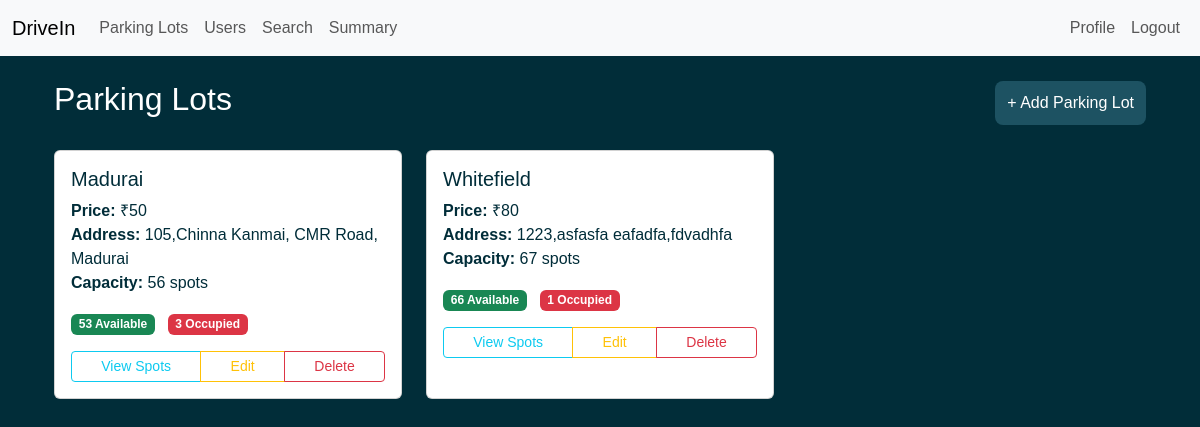
The page /parking_lots (signed in) on the database its author committed.
### models/models.py (models this page shows)
class ParkingLot(db.Model):
    __tablename__ = 'parking_lot'
    lot_id = db.Column(db.Integer, primary_key=True)
    location = db.Column(db.String(200), nullable=False)
    price = db.Column(db.Integer, nullable=False)
    address = db.Column(db.String(200), nullable=False)
    pincode = db.Column(db.String(6), nullable=False)
    capacity = db.Column(db.Integer, nullable=False)
    spots = db.relationship('ParkingSpot', backref='lot', lazy=True)

### controllers/routes.py (the view)
@app.route('/parking_lots')
def parking_lots():
    if 'user' not in session or not session.get('is_admin'):
        flash('Admin access required!')
        return redirect(url_for('login'))
    lots = ParkingLot.query.all()
    for lot in lots:
        lot.available_spots = ParkingSpot.query.filter_by(lot_id=lot.lot_id, status='A').count()
        lot.occupied_spots = ParkingSpot.query.filter_by(lot_id=lot.lot_id, status='O').count()
    return render_template('parking_lots.html', parking_lots=lots)

### templates/parking_lots.html (shortened to what this page needs)
{% extends "base.html" %}
{% block content %}
<div class="container mt-4">
    <div class="d-flex justify-content-between align-items-center mb-4">
        <h2>Parking Lots</h2>
        <a href="{{ url_for('add_parking_lot') }}" class="btn btn-custom">+ Add Parking Lot</a>
    </div>
    <div class="row">
        {% for lot in parking_lots %}
        <div class="col-md-6 col-lg-4 mb-4">
            <div class="card h-100">
                <div class="card-body">
                    <h5 class="card-title">{{ lot.location }}</h5>
                    <p class="card-text">
                        <strong>Price:</strong> ₹{{ lot.price }}<br>
                        <strong>Address:</strong> {{ lot.address }}<br>
                        <strong>Capacity:</strong> {{ lot.capacity }} spots
                    </p>
                    <div class="mb-3">
                        <span class="badge bg-success me-2">{{ lot.available_spots }} Available</span>
                        <span class="badge bg-danger">{{ lot.occupied_spots }} Occupied</span>
                    </div>
                    <div class="btn-group w-100">
                        <a href="{{ url_for('view_lot_spots', lot_id=lot.lot_id) }}" class="btn btn-outline-info btn-sm">View Spots</a>
                        <a href="{{ url_for('edit_parking_lot', lot_id=lot.lot_id) }}" class="btn btn-outline-warning btn-sm">Edit</a>
                        <a href="{{ url_for('delete_parking_lot', lot_id=lot.lot_id) }}" class="btn btn-outline-danger btn-sm" onclick="return confirm('Delete this parking lot?')">Delete</a>
                    </div>
                </div>
            </div>
        </div>
        {% endfor %}
    </div>
</div>
{% endblock %}

### templates/base.html (style rules this page uses)
body { background-color: #012d39; font-family: 'Arial', sans-serif; color: white; }
.btn-custom { background-color: #1d5262; color: white; border: none; border-radius: 8px; padding-top: 10px; padding-bottom: 10px; }

### templates/parking_lots.html (style rules this page uses)
.card-title { color: #012d39; }
.card-text { color: #012d39; }

### rows shown on the page
ParkingLot: location "Madurai", price "50", address "105,Chinna Kanmai, CMR Road, Madurai", capacity "56", available_spots "53", occupied_spots "3"
ParkingLot: location "Whitefield", price "80", address "1223,asfasfa eafadfa,fdvadhfa", capacity "67", available_spots "66", occupied_spots "1"
